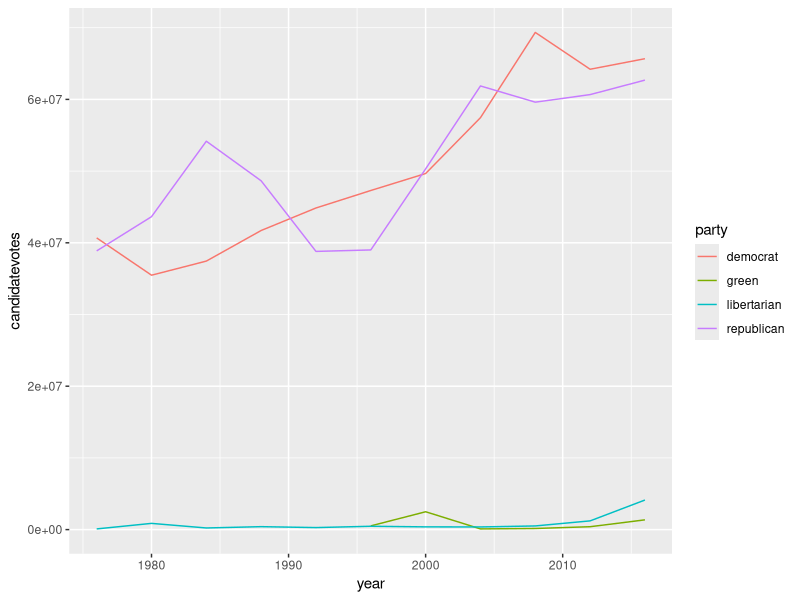
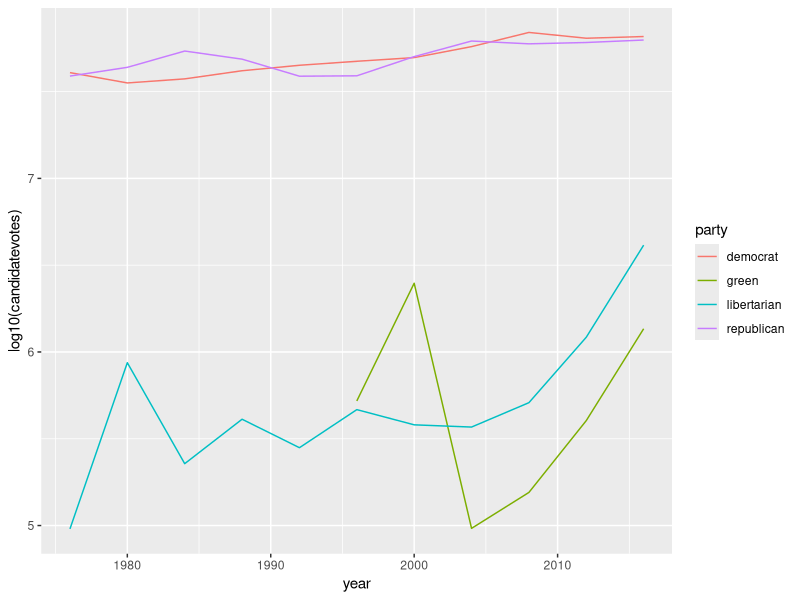
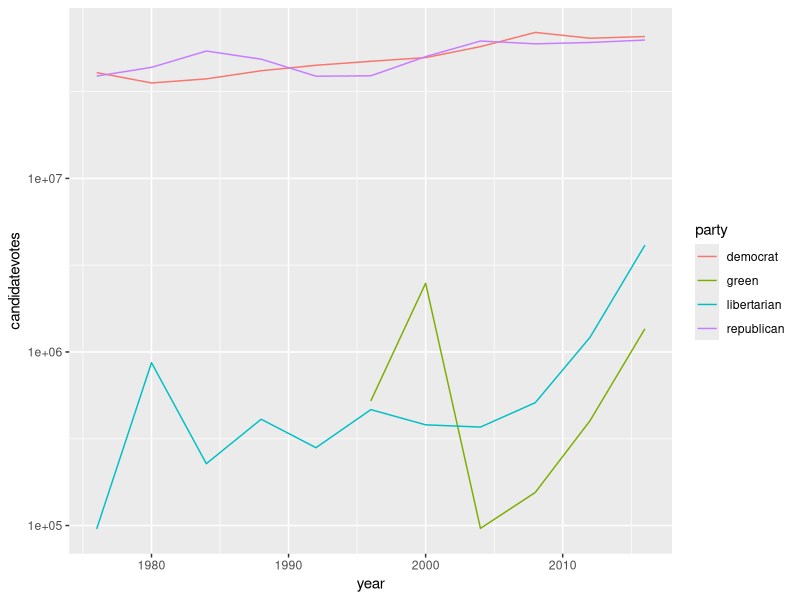
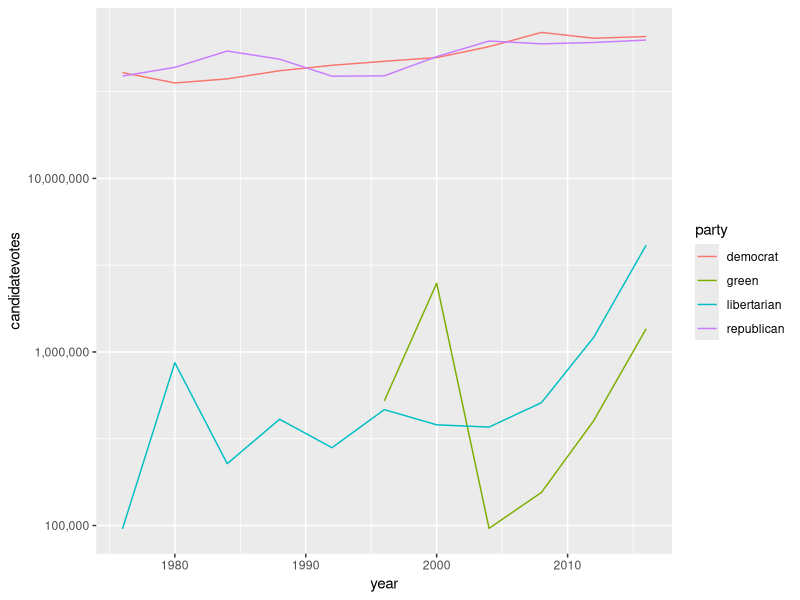
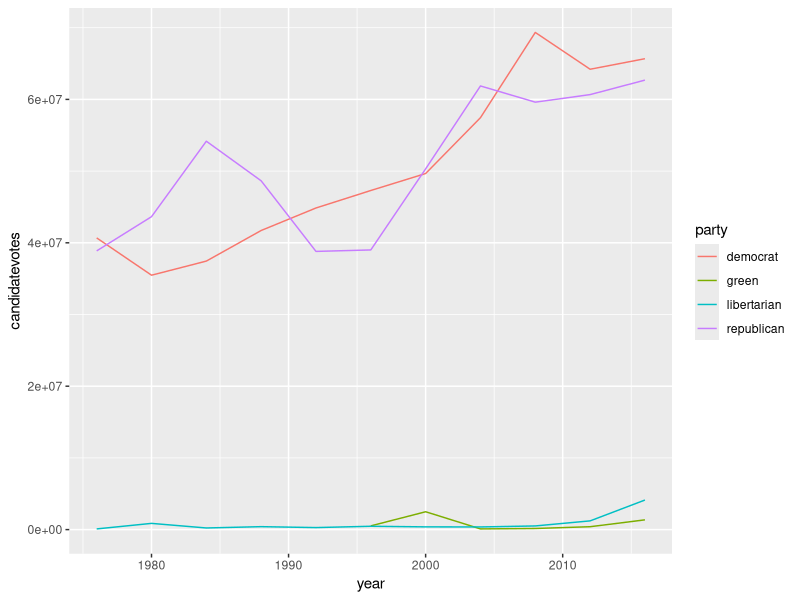
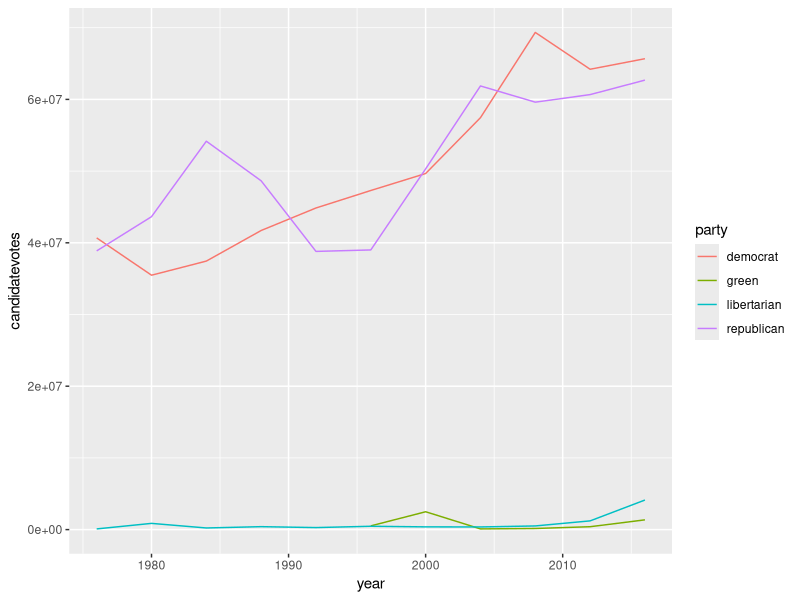
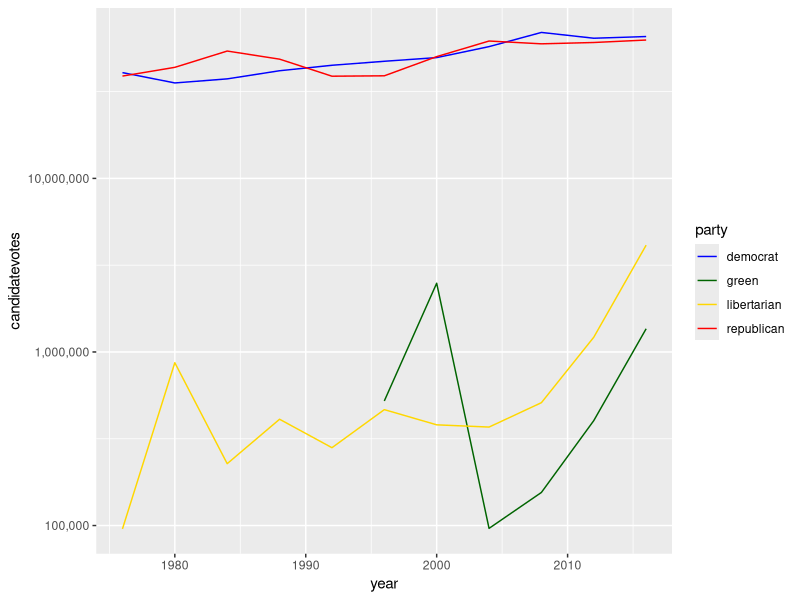
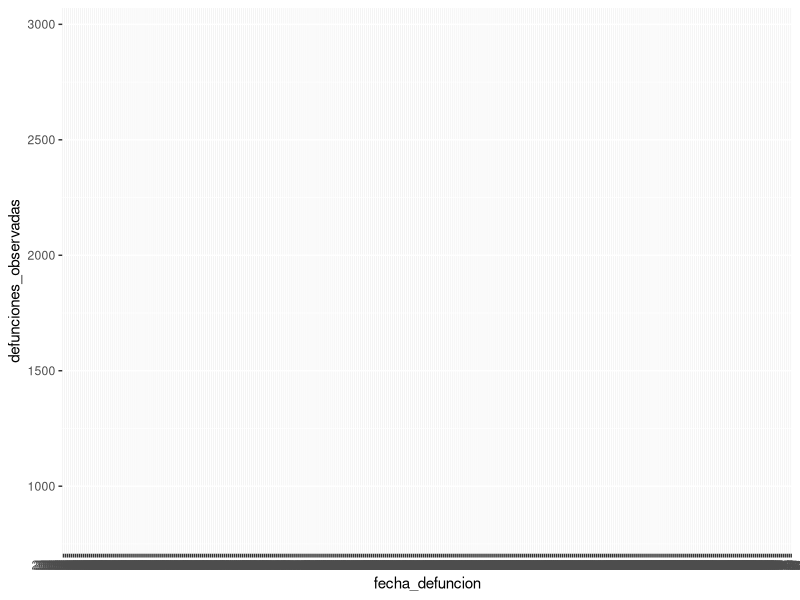

Generate these figures, in order, with R:
## ---- chunk 1
library(ggplot2)
library(dplyr)

usa_president <- read.csv("dat/usa_president.csv")

usa_president_by_year <- usa_president %>%
  filter(party %in% c("democrat", "republican", "libertarian", "green"),
         writein == FALSE) %>%
  group_by(year, party) %>%
  summarise(candidatevotes = sum(candidatevotes)) %>%
  arrange(desc(candidatevotes))

ggplot(usa_president_by_year, aes(x = year, y = candidatevotes, color = party)) +
  geom_line()
## ---- chunk 2
ggplot(usa_president_by_year, aes(x = year, y = log10(candidatevotes), color = party)) +
  geom_line()
## ---- chunk 3
ggplot(usa_president_by_year, aes(x = year, y = candidatevotes, color = party)) +
  geom_line() +
  scale_y_log10()
## ---- chunk 4
ggplot(usa_president_by_year, aes(x = year, y = candidatevotes, color = party)) +
  geom_line() +
  scale_y_log10(labels = scales::comma)
## ---- chunk 5
ggplot(usa_president_by_year, aes(x = year, y = candidatevotes, color = party)) +
  geom_line()
## ---- chunk 6
ggplot(usa_president_by_year, aes(x = year, y = candidatevotes, color = party)) +
  geom_line() +
  scale_x_continuous() +
  scale_y_continuous() +
  scale_color_discrete()
## ---- chunk 7
# Para definir el color que debe tomar cada valor, podemos crear
# un valor con nombres que utilizaremos en la paleta.
# Los valores pueden ser los nombres del color o su valor hexadecimal
parties_palette <- c("democrat" = "blue", "republican" = "red", "libertarian" = "gold", "green" = "darkgreen")

ggplot(usa_president_by_year, aes(x = year, y = candidatevotes, color = party)) +
  geom_line() +
  scale_y_log10(labels = scales::comma) +
  scale_color_manual(values = parties_palette)
## ---- chunk 8
defunciones <- read.csv("dat/defunciones_espana.csv")
head(defunciones)
## ---- chunk 9
ggplot(defunciones, aes(x = fecha_defuncion, y = defunciones_observadas)) +
  geom_line()
## ---- chunk 10
sapply(defunciones, class)
## ---- chunk 11
# Convertimos la cadena de caracteres a fecha.
# Como está en formato yyyy-mm-dd (ISO), la conversión con as.Date(...) es directa
defunciones <- defunciones %>%
  mutate(fecha_defuncion = as.Date(fecha_defuncion))

# Comprobamos que los tipos sean los correctos ahora
sapply(defunciones, class)
## ---- chunk 12
ggplot(defunciones, aes(x = fecha_defuncion, y = defunciones_observadas)) +
  geom_line()
## ---- chunk 13
ggplot(defunciones, aes(x = fecha_defuncion)) +
  geom_line(aes(y = defunciones_observadas)) +
  geom_line(aes(y = defunciones_esperadas)) +
  geom_ribbon(aes(ymin = defunciones_esperadas_q01, ymax = defunciones_esperadas_q99))
## ---- chunk 14
ggplot(defunciones, aes(x = fecha_defuncion)) +
  geom_ribbon(aes(ymin = defunciones_esperadas_q01, ymax = defunciones_esperadas_q99),
              fill = "blue", alpha = 0.3) +
  geom_line(aes(y = defunciones_observadas), color = "black") +
  geom_line(aes(y = defunciones_esperadas), color = "blue")
## ---- chunk 15
ggplot(defunciones, aes(x = fecha_defuncion)) +
  geom_ribbon(aes(ymin = defunciones_esperadas_q01, ymax = defunciones_esperadas_q99),
              fill = "blue", alpha = 0.3) +
  geom_line(aes(y = defunciones_observadas), color = "black") +
  geom_line(aes(y = defunciones_esperadas), color = "blue") +
  scale_x_date(date_breaks = "1 month", date_labels = "%b-%y")
## ---- chunk 16
args(geom_point)
## ---- chunk 17
args(geom_histogram)
## ---- chunk 18
library(palmerpenguins)

ggplot(penguins, aes(x = body_mass_g)) + 
  geom_histogram()
## ---- chunk 19
ggplot(penguins, aes(x = species)) + 
  geom_bar()
## ---- chunk 20
ggplot(penguins, aes(x = body_mass_g, y = flipper_length_mm)) +
  geom_point() +
  geom_smooth()
## ---- chunk 21
ggplot(penguins, aes(x = species, y = body_mass_g)) +
  geom_boxplot()
## ---- chunk 22
ggplot(penguins, aes(x = species, y = body_mass_g)) +
  geom_violin()
## ---- chunk 23
ggplot(penguins, aes(x = species)) + 
  geom_bar() +
  coord_flip()
## ---- chunk 24
italy <- map_data("italy")

ggplot(italy, aes(x = long, y = lat, group = group)) +
  geom_polygon(fill = "white", color = "black")
## ---- chunk 25
ggplot(italy, aes(x = long, y = lat, group = group)) +
  geom_polygon(fill = "white", color = "black") +
  coord_quickmap()
## ---- chunk 26
ggplot(penguins, aes(x = species, fill = species)) +
  geom_bar(width = 1) +
  coord_polar()
## ---- chunk 27
penguins %>%
  filter(species == "Adelie") %>%
  ggplot(aes(x = body_mass_g, y = flipper_length_mm)) +
  geom_point() +
  coord_cartesian(xlim = c(2500, 6500), ylim = c(170, 240))
## ---- chunk 28
penguins %>%
  filter(species == "Gentoo") %>%
  ggplot(aes(x = body_mass_g, y = flipper_length_mm)) +
  geom_point() +
  coord_cartesian(xlim = c(2500, 6500), ylim = c(170, 240))
## ---- chunk 29
penguins %>%
  filter(species == "Adelie") %>%
  ggplot(aes(x = body_mass_g, y = flipper_length_mm)) +
  geom_point() +
  scale_x_continuous(limits = c(2500, 6500))+
  scale_y_continuous(limits = c(170, 240))
